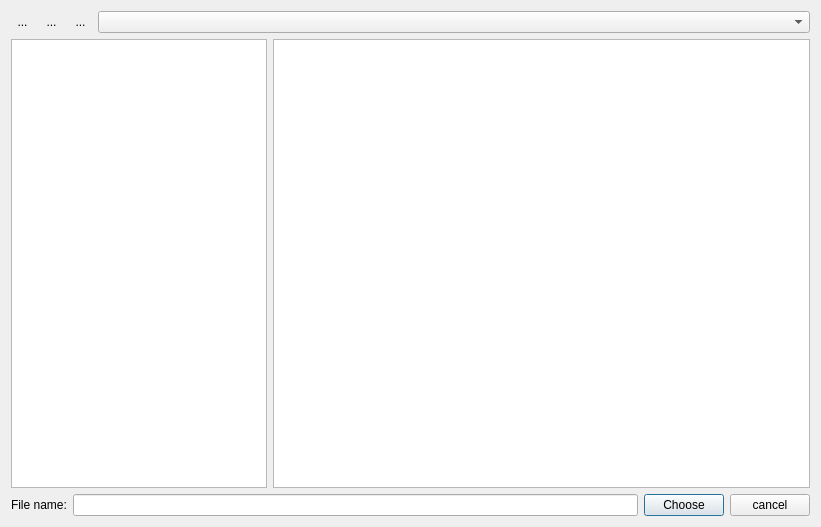
<?xml version="1.0" encoding="UTF-8"?>
<ui version="4.0">
 <class>OpenFileDialog</class>
 <widget class="QDialog" name="OpenFileDialog">
  <property name="geometry">
   <rect>
    <x>0</x>
    <y>0</y>
    <width>821</width>
    <height>527</height>
   </rect>
  </property>
  <property name="windowTitle">
   <string>Open files</string>
  </property>
  <layout class="QVBoxLayout" name="verticalLayout">
   <item>
    <layout class="QHBoxLayout" name="aboveLayout">
     <item>
      <widget class="QToolButton" name="prevButton">
       <property name="sizePolicy">
        <sizepolicy hsizetype="Minimum" vsizetype="Fixed">
         <horstretch>0</horstretch>
         <verstretch>0</verstretch>
        </sizepolicy>
       </property>
       <property name="styleSheet">
        <string notr="true">border-style: solid;
border-width: 2px;

</string>
       </property>
       <property name="text">
        <string>...</string>
       </property>
      </widget>
     </item>
     <item>
      <widget class="QToolButton" name="nextButton">
       <property name="styleSheet">
        <string notr="true">border-style: solid;
border-width: 2px;</string>
       </property>
       <property name="text">
        <string>...</string>
       </property>
      </widget>
     </item>
     <item>
      <widget class="QToolButton" name="upDirectoryButton">
       <property name="styleSheet">
        <string notr="true">border-style: solid;
border-width: 2px;
</string>
       </property>
       <property name="text">
        <string>...</string>
       </property>
      </widget>
     </item>
     <item>
      <widget class="QComboBox" name="pathComboBox">
       <property name="sizePolicy">
        <sizepolicy hsizetype="Expanding" vsizetype="Fixed">
         <horstretch>0</horstretch>
         <verstretch>0</verstretch>
        </sizepolicy>
       </property>
      </widget>
     </item>
    </layout>
   </item>
   <item>
    <layout class="QHBoxLayout" name="horizontalLayout_2">
     <item>
      <widget class="QListWidget" name="listWidget">
       <property name="sizePolicy">
        <sizepolicy hsizetype="Minimum" vsizetype="Expanding">
         <horstretch>0</horstretch>
         <verstretch>0</verstretch>
        </sizepolicy>
       </property>
      </widget>
     </item>
     <item>
      <widget class="QTreeView" name="treeView"/>
     </item>
    </layout>
   </item>
   <item>
    <layout class="QHBoxLayout" name="horizontalLayout">
     <item>
      <widget class="QLabel" name="fileNameLabel">
       <property name="sizePolicy">
        <sizepolicy hsizetype="Minimum" vsizetype="Preferred">
         <horstretch>0</horstretch>
         <verstretch>0</verstretch>
        </sizepolicy>
       </property>
       <property name="text">
        <string>File name:</string>
       </property>
      </widget>
     </item>
     <item>
      <widget class="QLineEdit" name="textBox1"/>
     </item>
     <item>
      <widget class="QPushButton" name="okButton">
       <property name="text">
        <string>Choose</string>
       </property>
      </widget>
     </item>
     <item>
      <widget class="QPushButton" name="cancelButton">
       <property name="text">
        <string>cancel</string>
       </property>
      </widget>
     </item>
    </layout>
   </item>
  </layout>
  <action name="actionNext">
   <property name="enabled">
    <bool>false</bool>
   </property>
   <property name="icon">
    <iconset resource="resource.qrc">
     <normaloff>:/images/Button-Next-icon.png</normaloff>:/images/Button-Next-icon.png</iconset>
   </property>
   <property name="text">
    <string>next</string>
   </property>
  </action>
  <action name="actionPrev">
   <property name="enabled">
    <bool>false</bool>
   </property>
   <property name="icon">
    <iconset resource="resource.qrc">
     <normaloff>:/images/Button-Previous-icon.png</normaloff>:/images/Button-Previous-icon.png</iconset>
   </property>
   <property name="text">
    <string>prev</string>
   </property>
  </action>
  <action name="actionUpDirectory">
   <property name="icon">
    <iconset resource="resource.qrc">
     <normaloff>:/images/Button-Upload-icon.png</normaloff>:/images/Button-Upload-icon.png</iconset>
   </property>
   <property name="text">
    <string>upDirectory</string>
   </property>
  </action>
 </widget>
 <resources>
  <include location="resource.qrc"/>
 </resources>
 <connections/>
</ui>
